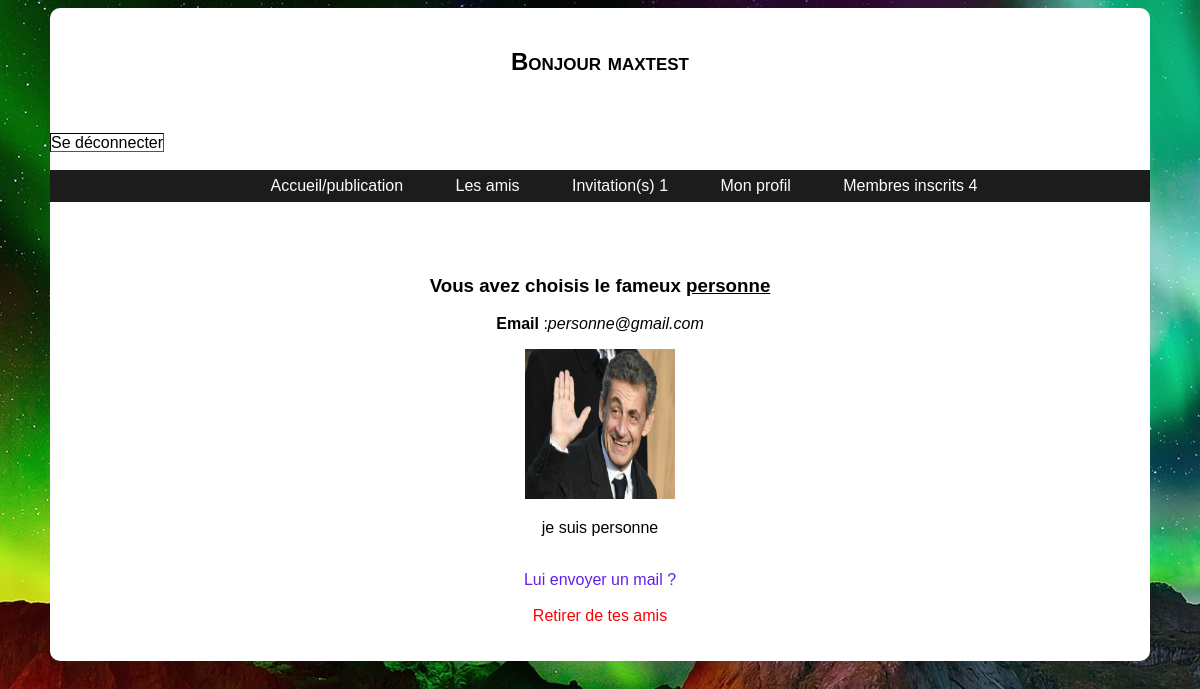
Page /menu_membre/profilDesAutres.php?page=profile&pseudo=personne (signed in) on the committed database.
### tables this page shows
CREATE TABLE IF NOT EXISTS `utilisateurs` (
  `id` int(10) NOT NULL AUTO_INCREMENT,
  `pseudo` varchar(100) NOT NULL,
  `password` varchar(100) NOT NULL,
  `email` varchar(100) NOT NULL,
  `sexe` varchar(6) NOT NULL,
  `description` text NOT NULL,
  `image` varchar(200) NOT NULL,
  PRIMARY KEY (`id`)
);

### Outils/fonction-membre.php (called while the page is built)
<?php
function infos_membre(){
	$tab = array('id' => $_SESSION['id']);
	$sql = " SELECT * FROM utilisateurs WHERE id = :id";
	$res = $GLOBALS["bd"]->prepare($sql);
	$res->execute($tab) or die(print_r($res->errorInfo()));
	$lesEnreg= $res->fetchall();
	return $lesEnreg;
}
function nombre_membre(){
	$tab = array('id' => $_SESSION['id']);
	$sql = " SELECT COUNT(:id) FROM utilisateurs ";
	$res = $GLOBALS["bd"]->prepare($sql);
	$res->execute($tab) or die(print_r($res->errorInfo()));
	$lesEnreg= $res->fetchall();
	return $lesEnreg;
}
function nb_invitation(){
	$tab = array('id' => $_SESSION['id']);
	$sql = " SELECT * FROM utilisateurs WHERE id = :id";
	$res = $GLOBALS["bd"]->prepare($sql);
	$res->execute($tab) or die(print_r($res->errorInfo()));
	$info_pseudo= $res->fetchall();
	$pseudoUn= $info_pseudo[0]['pseudo'];
	$tab = array('pseudoDest' => $pseudoUn );
	$sql = " SELECT pseudo_exp,date_invitation,active,image
	FROM amis
	INNER JOIN utilisateurs ON utilisateurs.pseudo = amis.pseudo_exp
	WHERE pseudo_dest= :pseudoDest
	ORDER BY date_invitation DESC";
	$res = $GLOBALS["bd"]->prepare($sql);
	$res->execute($tab) or die(print_r($res->errorInfo()));
	$lesEnreg= $res->fetchall();
		$i = (count($lesEnreg));
		 return $i;
}
?>

### Outils/fonctionProfilsAutres.php (called while the page is built, shortened)
<?php
function infos_membre_choisi(){
	$tab = array('pseudo' => $_GET['pseudo']);
	$sql = " SELECT * FROM utilisateurs WHERE pseudo = :pseudo";
	$res = $GLOBALS["bd"]->prepare($sql);
	$res->execute($tab) or die(print_r($res->errorInfo()));
	$lesEnreg= $res->fetchall();
	return $lesEnreg;
}
function demande_existe(){
	$tab = array('id' => $_SESSION['id']);
	$sql = " SELECT * FROM utilisateurs WHERE id = :id";
	$res = $GLOBALS["bd"]->prepare($sql);
	$res->execute($tab) or die(print_r($res->errorInfo()));
	$info_pseudo= $res->fetchall();
	$pseudoUn= $info_pseudo[0]['pseudo'];
	$tabl = array('pseudoUn' => $pseudoUn,'pseudoDeux'=> $_GET['pseudo']);
	$sql = " SELECT COUNT(id_invitation) FROM amis WHERE ( pseudo_exp = :pseudoUn AND pseudo_dest= :pseudoDeux )OR ( pseudo_exp = :pseudoDeux AND pseudo_dest= :pseudoUn )";
	$res = $GLOBALS["bd"]->prepare($sql);
	$res->execute($tabl) or die(print_r($res->errorInfo()));
	$lesEnreg= $res->fetchall();
	return $lesEnreg;
}
	function accepter_demande(){
		$tab = array('id' => $_SESSION['id']);
	$sql = " SELECT * FROM utilisateurs WHERE id = :id";
	$res = $GLOBALS["bd"]->prepare($sql);
	$res->execute($tab) or die(print_r($res->errorInfo()));
	$info_pseudo= $res->fetchall();
	$pseudoUn= $info_pseudo[0]['pseudo'];
		$tab = array('pseudoExp' => $pseudoUn,'pseudoDest'=>$_GET['pseudo']);
		$sql = " SELECT active FROM amis WHERE (pseudo_exp = :pseudoExp AND pseudo_dest=:pseudoDest) OR ( pseudo_exp = :pseudoDest AND pseudo_dest=:pseudoExp)";
		$res = $GLOBALS["bd"]->prepare($sql);
		$res->execute($tab) or die(print_r($res->errorInfo()));
		$lesEnreg= $res->fetchall();
		return $lesEnreg;
	}
?>

### menu_membre/profilDesAutres.php (the view, shortened to what this page needs)
<?php
include("../Outils/Menu.php");
?>
			<div class='info'>
			<?php
			include ("../Outils/fonctionProfilsAutres.php");
			$expe=verif_exp();
			$verif=demande_existe();
			$accepte=accepter_demande();
			if($verif[0][0]==0){
				 echo "<div class='erreur'>Vous n'êtes pas ami(e) avec cette personne </div>";?>
				 <a href='./envoiInvit.php?page=profile&pseudo=<?php echo $_GET['pseudo'];?>'>Envoyer une invitation</a>
		<?php	 }
					else if($accepte[0]['active']==0 && $expe[0][0]==1){
			?>
			<div class='sucess'> La demande a été envoyé</br> <a href='./annuler.php?page=profile&pseudo=<?php echo $_GET['pseudo'];?>'>Annuler la demande</a></div>
		<?php }
					else if($accepte[0]['active']==0 && $expe[0][0]!= 1) {
			echo "<div class='success'>Demande en cours!!!!</br> Vérifier vos invitations</div>";
					}
		else{
				$lesEnreg= infos_membre_choisi();
				$i = (count($lesEnreg))-1;
				if ($i == -1){
					echo"<div class='erreur'> Vous êtes le seul membre pour l'instant.</div>";
				}
				else{
					while ($i >=0) {
						?>
						<?php if( $lesEnreg[0]['sexe'] == "Homme"){?>
							<h3> Vous avez choisis le fameux <u> <?php echo $_GET['pseudo'];?> </u></h3>
							<?php } else { ?>
								<h3> Vous avez choisis la fameuse <u> <?php echo $_GET['pseudo'];?> </u></h3>
							<?php }?>
						<p><strong>Email</strong> :<em><?php echo $lesEnreg[0]['email'];?></em></p>
						<a href="./changerInfos.php"><img src="../image/<?php echo $lesEnreg [0]['image']; ?>" height='150' width='150' alt='photo-profil'> </a>
						<p><?php echo $lesEnreg[0]['description'];?></p>
						<br>
						<a href="mailto:<?php echo $lesEnreg[0]['email'] ;?>">Lui envoyer un mail ? </a>
						<br>
						<a class='erreur' href='./supAmis.php?page=profile&pseudo=<?php echo $_GET['pseudo'];?>'>Retirer de tes amis</a>
						<?php
						$i--;
					}
				}
			}
			?>
			<br><br><br>
			</div>
		</div>
	</body>
	</html>

### Outils/Menu.php (shortened to what this page needs)
<!DOCTYPE html>
<html>
		<head>
			<link rel="stylesheet" href="../Outils/style.css" />
		</head>
		<body >
		<div id="squelette">
		<br>
		<?php
		include ("../Outils/fonction-membre.php");
		$lesEnreg= infos_membre();
		echo '<p class="Bonjour">Bonjour '.$lesEnreg[0]['pseudo'].'</p>'
		?>
		<div id ='déconnection'>
		<a class='déconnection' href="../Outils/deconnection.php"> Se déconnecter </a><br>
		</div>
		<br>
		<div class="inner">
					<nav id="menu">
						<a class='Menu' href="./publication.php">Accueil/publication </a>
						<a class='Menu'href="./amie.php">Les amis</a>
						<a class='Menu'href="./invitation.php">Invitation(s) <?php $nb_invit=nb_invitation(); echo $nb_invit;?></a>
						<a class='Menu'href="./membre.php">Mon profil</a>
						<a class='Menu'href="./listeMembre.php">Membres inscrits <?php $nb= nombre_membre(); echo $nb[0][0]; ?></a>
					</nav>
			</div>

### Outils/style.css (style rules this page uses)
body { background-color:#908F92; font-family:arial; background-image:url(../image/Aurore.jpg); }
#squelette { background-color:#FFF; width:1100px; margin:auto; text-align:center; border-radius:10px; -webkit-border-radius:10px; -moz-border-radius:10px; }
.erreur { color:red; border-radius:5px; -webkit-border-radius:5px; -moz-border-radius:5px; margin:auto; }
#déconnection { text-align:left; }
.inner { display:flex; }
.Bonjour { font: small-caps bold 1.5em/1 sans-serif; }
.inner { display:grid; background:#1c1c1c; color: #d5d5d5; height: 2em; width: auto; opacity: 1; }
a { text-decoration:none; color:#6220E7; margin-left:auto }
#menu { margin:auto; }
.Menu { text-decoration: none; color: #FDFCFF; margin-left:3em; }
.déconnection { color:Black; border-width:1px; border-style:inset; border-color:black; }

### rows in the picture
utilisateurs: pseudo "maxtest", pseudo "1"
utilisateurs: email "personne@gmail.com", image (picture), description "je suis personne"

### other values in the picture
$nb[0][0] "4"
